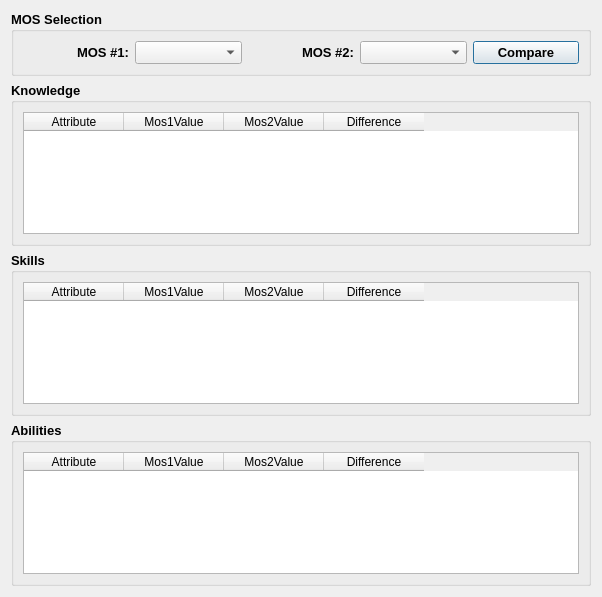
<?xml version="1.0" encoding="UTF-8"?>
<ui version="4.0">
 <class>compareDialog</class>
 <widget class="QDialog" name="compareDialog">
  <property name="geometry">
   <rect>
    <x>0</x>
    <y>0</y>
    <width>602</width>
    <height>597</height>
   </rect>
  </property>
  <property name="font">
   <font>
    <pointsize>10</pointsize>
    <weight>75</weight>
    <bold>true</bold>
   </font>
  </property>
  <property name="windowTitle">
   <string>Dialog</string>
  </property>
  <layout class="QVBoxLayout" name="verticalLayout">
   <item>
    <widget class="QGroupBox" name="groupBox">
     <property name="title">
      <string>MOS Selection</string>
     </property>
     <layout class="QHBoxLayout" name="horizontalLayout">
      <item>
       <widget class="QLabel" name="label">
        <property name="text">
         <string>MOS #1:</string>
        </property>
        <property name="alignment">
         <set>Qt::AlignRight|Qt::AlignTrailing|Qt::AlignVCenter</set>
        </property>
        <property name="buddy">
         <cstring>Mos1Drop</cstring>
        </property>
       </widget>
      </item>
      <item>
       <widget class="QComboBox" name="Mos1Drop">
        <property name="font">
         <font>
          <pointsize>10</pointsize>
          <weight>50</weight>
          <bold>false</bold>
         </font>
        </property>
       </widget>
      </item>
      <item>
       <widget class="QLabel" name="label_2">
        <property name="text">
         <string>MOS #2:</string>
        </property>
        <property name="alignment">
         <set>Qt::AlignRight|Qt::AlignTrailing|Qt::AlignVCenter</set>
        </property>
        <property name="buddy">
         <cstring>Mos2Drop</cstring>
        </property>
       </widget>
      </item>
      <item>
       <widget class="QComboBox" name="Mos2Drop">
        <property name="font">
         <font>
          <pointsize>10</pointsize>
          <weight>50</weight>
          <bold>false</bold>
         </font>
        </property>
       </widget>
      </item>
      <item>
       <widget class="QPushButton" name="CompareButton">
        <property name="text">
         <string>Compare</string>
        </property>
       </widget>
      </item>
     </layout>
    </widget>
   </item>
   <item>
    <widget class="QGroupBox" name="KnowledgeBox">
     <property name="title">
      <string>Knowledge</string>
     </property>
     <layout class="QVBoxLayout" name="verticalLayout_4">
      <item>
       <widget class="QTableWidget" name="KnowledgeTable">
        <property name="font">
         <font>
          <pointsize>9</pointsize>
          <weight>50</weight>
          <bold>false</bold>
         </font>
        </property>
        <property name="sizeAdjustPolicy">
         <enum>QAbstractScrollArea::AdjustIgnored</enum>
        </property>
        <property name="editTriggers">
         <set>QAbstractItemView::NoEditTriggers</set>
        </property>
        <property name="sortingEnabled">
         <bool>true</bool>
        </property>
        <attribute name="horizontalHeaderVisible">
         <bool>true</bool>
        </attribute>
        <attribute name="horizontalHeaderCascadingSectionResizes">
         <bool>true</bool>
        </attribute>
        <attribute name="horizontalHeaderShowSortIndicator" stdset="0">
         <bool>true</bool>
        </attribute>
        <column>
         <property name="text">
          <string>Attribute</string>
         </property>
        </column>
        <column>
         <property name="text">
          <string>Mos1Value</string>
         </property>
        </column>
        <column>
         <property name="text">
          <string>Mos2Value</string>
         </property>
        </column>
        <column>
         <property name="text">
          <string>Difference</string>
         </property>
        </column>
       </widget>
      </item>
     </layout>
    </widget>
   </item>
   <item>
    <widget class="QGroupBox" name="SkillBox">
     <property name="title">
      <string>Skills</string>
     </property>
     <layout class="QVBoxLayout" name="verticalLayout_2">
      <item>
       <widget class="QTableWidget" name="SkillTable">
        <property name="font">
         <font>
          <pointsize>9</pointsize>
          <weight>50</weight>
          <bold>false</bold>
         </font>
        </property>
        <property name="sizeAdjustPolicy">
         <enum>QAbstractScrollArea::AdjustIgnored</enum>
        </property>
        <property name="editTriggers">
         <set>QAbstractItemView::NoEditTriggers</set>
        </property>
        <column>
         <property name="text">
          <string>Attribute</string>
         </property>
        </column>
        <column>
         <property name="text">
          <string>Mos1Value</string>
         </property>
        </column>
        <column>
         <property name="text">
          <string>Mos2Value</string>
         </property>
        </column>
        <column>
         <property name="text">
          <string>Difference</string>
         </property>
        </column>
       </widget>
      </item>
     </layout>
    </widget>
   </item>
   <item>
    <widget class="QGroupBox" name="AbilityBox">
     <property name="title">
      <string>Abilities</string>
     </property>
     <layout class="QVBoxLayout" name="verticalLayout_3">
      <item>
       <widget class="QTableWidget" name="AbilityTable">
        <property name="font">
         <font>
          <pointsize>9</pointsize>
          <weight>50</weight>
          <bold>false</bold>
         </font>
        </property>
        <property name="sizeAdjustPolicy">
         <enum>QAbstractScrollArea::AdjustIgnored</enum>
        </property>
        <property name="editTriggers">
         <set>QAbstractItemView::NoEditTriggers</set>
        </property>
        <column>
         <property name="text">
          <string>Attribute</string>
         </property>
        </column>
        <column>
         <property name="text">
          <string>Mos1Value</string>
         </property>
        </column>
        <column>
         <property name="text">
          <string>Mos2Value</string>
         </property>
        </column>
        <column>
         <property name="text">
          <string>Difference</string>
         </property>
        </column>
       </widget>
      </item>
     </layout>
    </widget>
   </item>
  </layout>
 </widget>
 <resources/>
 <connections/>
</ui>
